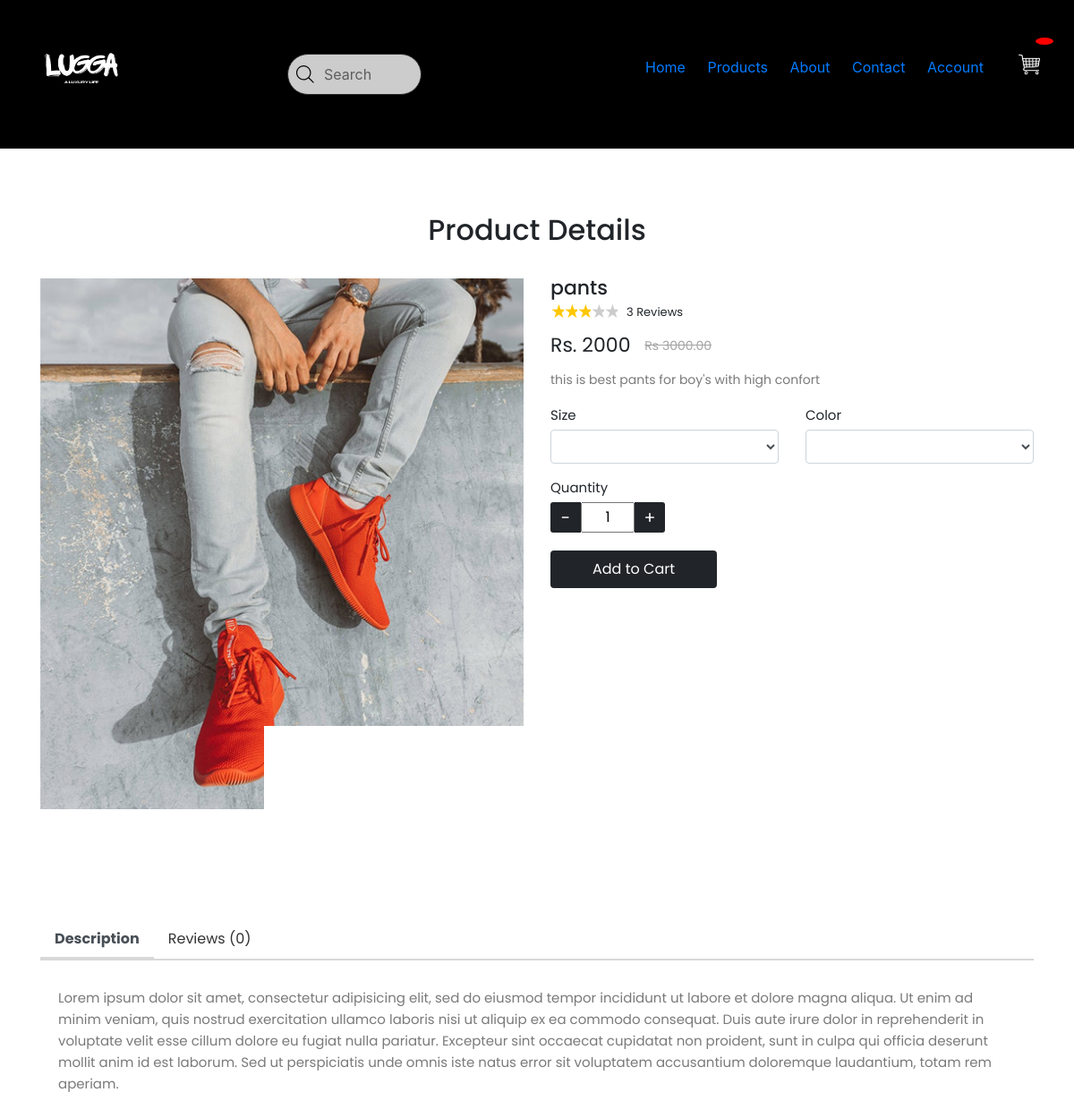
The page /product/pants/ on the database its author committed.
### products/models.py (models this page shows, shortened)
class ProductImage(BaseModel):
    product = models.ForeignKey(Product, on_delete=models.CASCADE, related_name="product_images")
    image = models.ImageField(upload_to="product")

class Product(BaseModel):
    product_name = models.CharField(max_length=100)
    slug = models.SlugField(unique=True, null=True, blank=True)
    category = models.ForeignKey(Category, on_delete=models.CASCADE, related_name="products")
    price = models.IntegerField()
    product_description = models.TextField()
    color_variant = models.ManyToManyField(ColorVariant, blank=True)
    size_variant = models.ManyToManyField(SizeVariant, blank=True)
    stock = models.PositiveIntegerField(default=0)

### products/views.py (the view)
# urls.py: path('<slug>/', get_product, name="get_product"),
def get_product(request, slug):
    try:
        product = Product.objects.get(slug =slug)
        context = {'product': product}
        if request.GET.get('size'):
            size = request.GET.get('size')
            price = product.get_product_price_by_size(size)
            context['selected_size'] = size
            context['updated_price'] = price
            print(price)
        if request.GET.get('color'):
            color = request.GET.get('color')
            image = product.get_product_image_by_color(color)
            context['selected_color'] = color
            context['updated_image'] = image
            print(image)
        return render(request, 'product/product.html' , context= context)
    except Exception as e:
        print("the error is :")
        print(e)

### templates/product/product.html (shortened to what this page needs)
{% extends 'base/base.html'%}
{% block start %}
<link href="https://maxcdn.bootstrapcdn.com/bootstrap/4.1.1/css/bootstrap.min.css" rel="stylesheet" id="bootstrap-css">
	<link rel="stylesheet" type="text/css" href="https://cdnjs.cloudflare.com/ajax/libs/font-awesome/5.12.1/css/all.min.css">
	<link rel="stylesheet" type="text/css" href="https://cdnjs.cloudflare.com/ajax/libs/OwlCarousel2/2.3.4/assets/owl.carousel.min.css">
	<link rel="stylesheet" type="text/css" href="https://cdnjs.cloudflare.com/ajax/libs/OwlCarousel2/2.3.4/assets/owl.theme.default.min.css"><div class="pd-wrap">
		<div class="container">
	        <div class="heading-section">
	            <h2>Product Details</h2>
	        </div>
	        <div class="row">
	        	<div class="col-md-6">
					<div id="slider" class="owl-carousel product-slider">
						{% if updated_image %}
						<div class="item">
							<img src="{{ updated_image.url }}" alt="Selected Color Image">
						</div>
						{% else %}
						{% for images in product.product_images.all %}
						<div class="item">
							<img src="/media/{{product.product_images.first.image}}" />
						</div>
						{% endfor %}
						{% endif %}
					</div>
					<div id="thumb" class="owl-carousel product-thumb">
						{% for image in product.product_images.all %}
						<div class="item">
							<img src="/media/{{ image.image}}" />
						</div>
						{% endfor %}
					</div>
	        	</div>
	        	<div class="col-md-6">
	        		<div class="product-dtl">
        				<div class="product-info">
		        			<div class="product-name">{{product.product_name}}</div>
		        			<div class="reviews-counter">
								<div class="rate">
								    <label for="star5" title="text">5 stars</label>
								    <label for="star4" title="text">4 stars</label>
								    <label for="star3" title="text">3 stars</label>
								    <label for="star2" title="text">2 stars</label>
								    <label for="star1" title="text">1 star</label>
								  </div>
								<span>3 Reviews</span>
							</div>
		        			<div class="product-price-discount"><span>Rs.
								{% if updated_price %}
								{{updated_price}}
								{% else %}
								{{product.price}}
								{% endif %}
							</span>
								<span class="line-through">Rs 3000.00</span></div>
		        		</div>
	        			<p>{{product.product_description}}</p>
	        			<div class="row">
							{% if product.size_variant.count %}
	        				<div class="col-md-6">
	        					<label for="size">Size</label>
								<select id="size" name="size" class="form-control" onchange="get_correct_price(this.value)" {% if selected_size == size.size_name%} {% endif %}>
									<option> </option>
									{% for size in product.size_variant.all %}
									<option value="{{ size.size_name }}" {% if selected_size == size.size_name %} selected {% endif %}>{{ size.size_name }}</option>
									{% endfor %}
								</select>
	        				</div>
							{% endif %}
							{% if product.color_variant.count %}
	        				<div class="col-md-6">
	        					<label for="color">Color</label>
								<select id="color" name="color" class="form-control" onchange="get_correct_image(this.value)" {% if selected_color == color.color_name%} {% endif %}>
									<option></option>
									{% for color in product.color_variant.all %}
									<option value="{{ color.color_name }}"{% if selected_color == color.color_name %} selected {% endif %}> {{ color.color_name}}</option>
									{% endfor %}
								</select>
	        				</div>
							{% endif %}
	        			</div>
	        			<div class="product-count">
	        				<label for="size">Quantity</label>
	        				<form action="#" class="display-flex">
							    <div class="qtyminus">-</div>
							    <input type="text" name="quantity" value="1" class="qty">
							    <div class="qtyplus">+</div>
							</form>
							<a  class="round-black-btn"  href="{% url 'add_to_cart' slug=product.slug %}?variant={{selected_size}}" > Add to Cart</a>
	        			</div>
	        		</div>
	        	</div>
	        </div>
	        <div class="product-info-tabs">
		        <ul class="nav nav-tabs" id="myTab" role="tablist">
				  	<li class="nav-item">
				    	<a class="nav-link active" id="description-tab" data-toggle="tab" href="#description" role="tab" aria-controls="description" aria-selected="true">Description</a>
				  	</li>
				  	<li class="nav-item">
				    	<a class="nav-link" id="review-tab" data-toggle="tab" href="#review" role="tab" aria-controls="review" aria-selected="false">Reviews (0)</a>
				  	</li>
				</ul>
				<div class="tab-content" id="myTabContent">
				  	<div class="tab-pane fade show active" id="description" role="tabpanel" aria-labelledby="description-tab">
				  		Lorem ipsum dolor sit amet, consectetur adipisicing elit, sed do eiusmod tempor incididunt ut labore et dolore magna aliqua. Ut enim ad minim veniam, quis nostrud exercitation ullamco laboris nisi ut aliquip ex ea commodo consequat. Duis aute irure dolor in reprehenderit in voluptate velit esse cillum dolore eu fugiat nulla pariatur. Excepteur sint occaecat cupidatat non proident, sunt in culpa qui officia deserunt mollit anim id est laborum. Sed ut perspiciatis unde omnis iste natus error sit voluptatem accusantium doloremque laudantium, totam rem aperiam.
				  	</div>
				</div>
			</div>
		</div>
	</div>
{% endblock %}

### templates/base/base.html (style rules this page uses)
* { margin: 0; padding: 0; box-sizing: border-box; }
a { text-decoration: none; color: white; }
p { color: white; }

### templates/product/product.html (style rules this page uses)
.pd-wrap { padding: 62px 0; font-family: 'Poppins', sans-serif; }
.heading-section { text-align: center; margin-bottom: 20px; }
.heading-section h2 { font-size: 32px; font-weight: 500; padding-top: 10px; padding-bottom: 15px; font-family: 'Poppins', sans-serif; }
.product-thumb .item img { height: 100px; }
.product-name { font-size: 22px; font-weight: 500; line-height: 22px; margin-bottom: 4px; }
.product-price-discount { font-size: 22px; font-weight: 400; padding: 10px 0; clear: both; }
.product-price-discount span.line-through { text-decoration: line-through; margin-left: 10px; font-size: 14px; vertical-align: middle; color: #a5a5a5; }
.display-flex { display: flex; }
.product-info { width: 100%; }
.reviews-counter { font-size: 13px; }
.reviews-counter span { vertical-align: -2px; }
.rate { float: left; padding: 0 10px 0 0; }
.rate:not(:checked) > label { float: right; width: 15px; overflow: hidden; white-space: nowrap; cursor: pointer; font-size: 21px; color:#ccc; margin-bottom: 0; line-height: 21px; }
.rate:not(:checked) > label:before { content: '\2605'; }
.rate > input:checked ~ label { color: #ffc700; }
.product-dtl p { font-size: 14px; line-height: 24px; color: #7a7a7a; }
.product-dtl .form-control { font-size: 15px; }
.product-dtl label { line-height: 16px; font-size: 15px; }
.product-count { margin-top: 15px; }
.product-count .qtyminus, .product-count .qtyplus { width: 34px; height: 34px; background: #212529; text-align: center; font-size: 19px; line-height: 36px; color: #fff; cursor: pointer; }
.product-count .qtyminus { border-radius: 3px 0 0 3px; }
.product-count .qtyplus { border-radius: 0 3px 3px 0; }
.product-count .qty { width: 60px; text-align: center; }
.round-black-btn { border-radius: 4px; background: #212529; color: #fff; padding: 7px 45px; display: inline-block; margin-top: 20px; border: solid 2px #212529; transition: all 0.5s ease-in-out 0s; }
.product-info-tabs { margin-top: 25px; }
.product-info-tabs .nav-tabs { border-bottom: 2px solid #d8d8d8; }
.product-info-tabs .nav-tabs .nav-item { margin-bottom: 0; }
.product-info-tabs .nav-tabs .nav-link { border: none; border-bottom: 2px solid transparent; color: #323232; }
.product-info-tabs .nav-tabs .nav-item.show .nav-link, .product-info-tabs .nav-tabs .nav-link.active, .product-info-tabs .nav-tabs .nav-link.active:hover { border: none; border-bottom: 2px solid #d8d8d8; font-weight: bold; }
.product-info-tabs .tab-content .tab-pane { padding: 30px 20px; font-size: 15px; line-height: 24px; color: #7a7a7a; }
.container { height: 500px; weight: 80%; }

### rows shown on the page
ProductImage: product_images.first.image (picture), image (picture)
ProductImage: image (picture)
ProductImage: image (picture)
Product: product_name "pants", price "2000", product_description "this is best pants for boy's with high confort"
